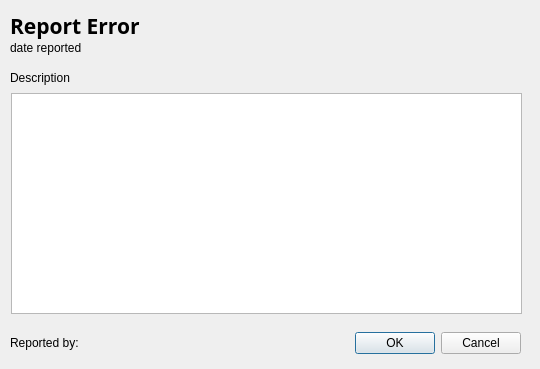
<?xml version="1.0" encoding="UTF-8"?>
<ui version="4.0">
 <class>ReportError</class>
 <widget class="QDialog" name="ReportError">
  <property name="geometry">
   <rect>
    <x>0</x>
    <y>0</y>
    <width>540</width>
    <height>369</height>
   </rect>
  </property>
  <property name="windowTitle">
   <string>Report Error</string>
  </property>
  <widget class="QLabel" name="label">
   <property name="geometry">
    <rect>
     <x>10</x>
     <y>10</y>
     <width>511</width>
     <height>31</height>
    </rect>
   </property>
   <property name="font">
    <font>
     <family>Raleway</family>
     <pointsize>16</pointsize>
     <bold>true</bold>
    </font>
   </property>
   <property name="text">
    <string>Report Error</string>
   </property>
  </widget>
  <widget class="QLabel" name="label_3">
   <property name="geometry">
    <rect>
     <x>10</x>
     <y>70</y>
     <width>74</width>
     <height>16</height>
    </rect>
   </property>
   <property name="text">
    <string>Description</string>
   </property>
  </widget>
  <widget class="QTextEdit" name="textEdit_description">
   <property name="geometry">
    <rect>
     <x>11</x>
     <y>93</y>
     <width>511</width>
     <height>221</height>
    </rect>
   </property>
  </widget>
  <widget class="QLabel" name="label_dateReported">
   <property name="geometry">
    <rect>
     <x>10</x>
     <y>40</y>
     <width>211</width>
     <height>16</height>
    </rect>
   </property>
   <property name="text">
    <string>date reported</string>
   </property>
  </widget>
  <widget class="QWidget" name="layoutWidget">
   <property name="geometry">
    <rect>
     <x>10</x>
     <y>330</y>
     <width>511</width>
     <height>26</height>
    </rect>
   </property>
   <layout class="QHBoxLayout" name="horizontalLayout">
    <item>
     <widget class="QLabel" name="label_reportedBy">
      <property name="text">
       <string>Reported by: </string>
      </property>
     </widget>
    </item>
    <item>
     <widget class="QDialogButtonBox" name="buttonBox">
      <property name="orientation">
       <enum>Qt::Horizontal</enum>
      </property>
      <property name="standardButtons">
       <set>QDialogButtonBox::Cancel|QDialogButtonBox::Ok</set>
      </property>
     </widget>
    </item>
   </layout>
  </widget>
 </widget>
 <resources/>
 <connections>
  <connection>
   <sender>buttonBox</sender>
   <signal>accepted()</signal>
   <receiver>ReportError</receiver>
   <slot>accept()</slot>
   <hints>
    <hint type="sourcelabel">
     <x>248</x>
     <y>254</y>
    </hint>
    <hint type="destinationlabel">
     <x>157</x>
     <y>274</y>
    </hint>
   </hints>
  </connection>
  <connection>
   <sender>buttonBox</sender>
   <signal>rejected()</signal>
   <receiver>ReportError</receiver>
   <slot>reject()</slot>
   <hints>
    <hint type="sourcelabel">
     <x>316</x>
     <y>260</y>
    </hint>
    <hint type="destinationlabel">
     <x>286</x>
     <y>274</y>
    </hint>
   </hints>
  </connection>
 </connections>
</ui>
